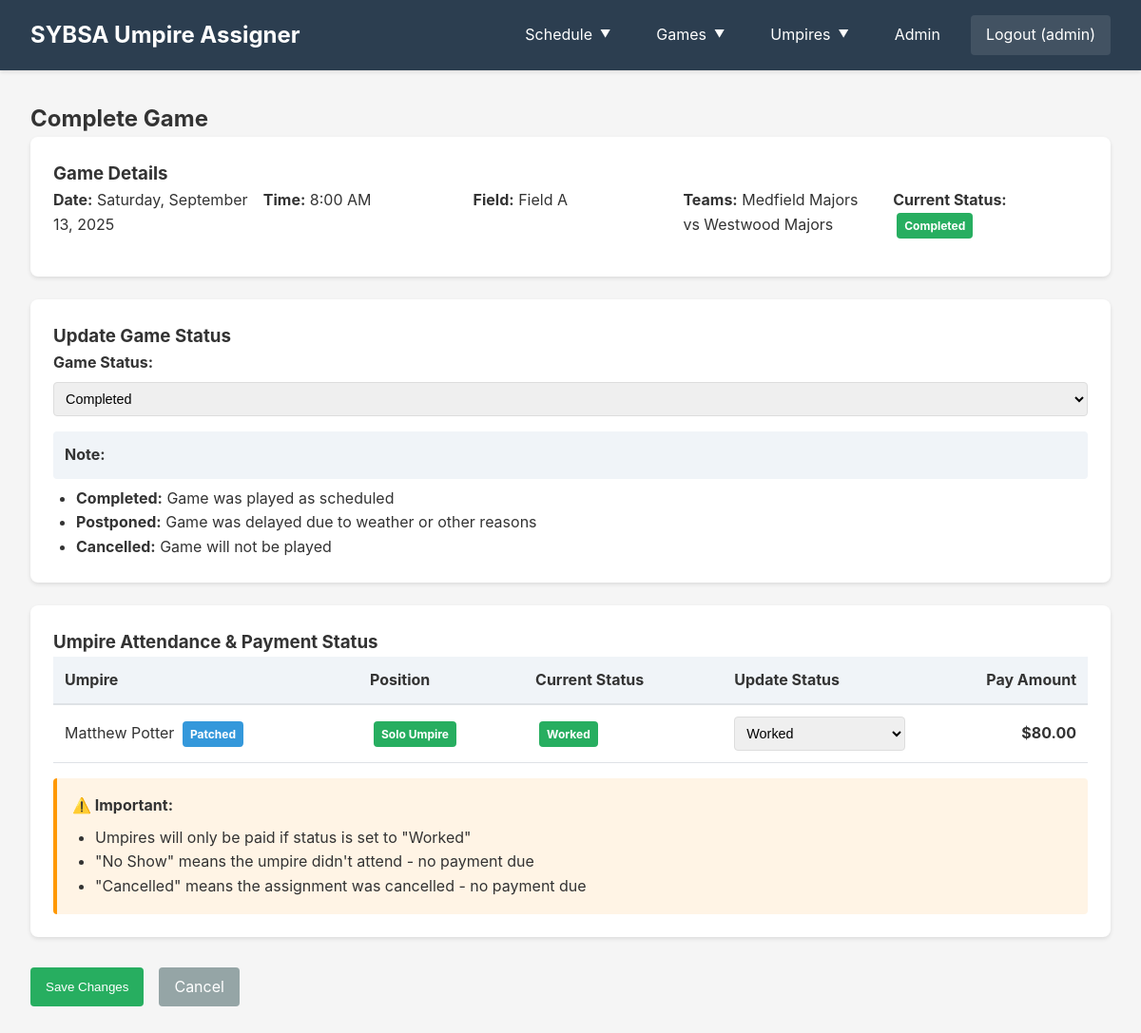
The app's page /games/5/complete/ (signed in), older data.
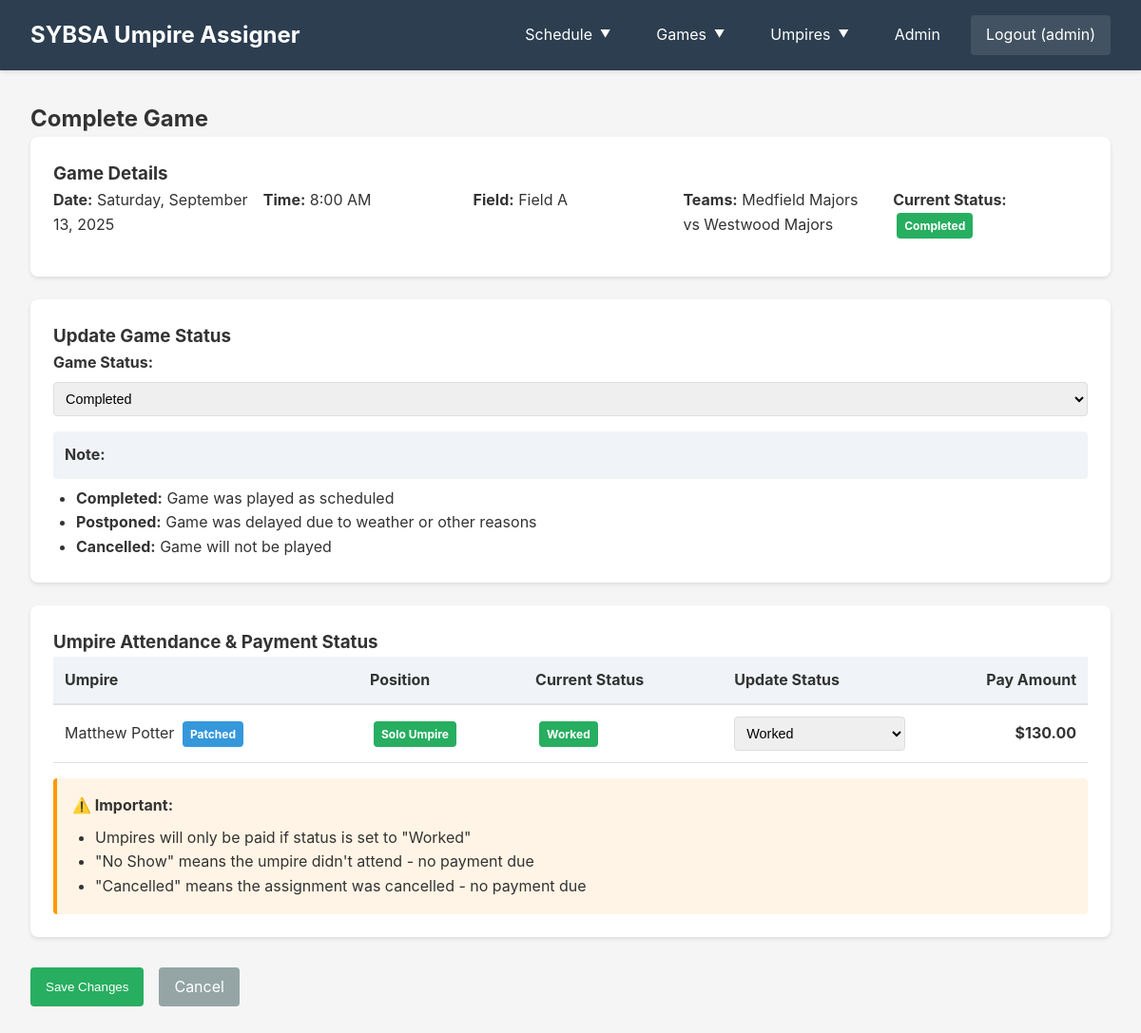
The same page, newer data.
### assignments/models.py (models this page shows, shortened)
class UmpireAssignment(models.Model):
    POSITION_CHOICES = [
        ('plate', 'Plate Umpire'),
        ('base', 'Base Umpire'),
        ('solo', 'Solo Umpire'),
    ]
    WORKED_STATUS_CHOICES = [
        ('assigned', 'Assigned'),
        ('worked', 'Worked'),
        ('no_show', 'No Show'),
        ('cancelled', 'Cancelled'),
    ]
    game = models.ForeignKey(Game, on_delete=models.CASCADE, related_name='assignments')
    umpire = models.ForeignKey(Umpire, on_delete=models.CASCADE, related_name='assignments')
    position = models.CharField(max_length=10, choices=POSITION_CHOICES)
    worked_status = models.CharField(max_length=20, choices=WORKED_STATUS_CHOICES, default='assigned')
    pay_amount = models.DecimalField(max_digits=6, decimal_places=2, default=0)
    class Meta:
        verbose_name = "Umpire Assignment"
        verbose_name_plural = "Umpire Assignments"
        unique_together = ['game', 'umpire']
    def calculate_pay(self):
        from .utils import get_pay_rate
        if self.worked_status in ['assigned', 'worked']:
            return get_pay_rate(self.umpire.patched, self.position)
        return Decimal('0.00')

class Umpire(models.Model):
    user = models.OneToOneField(User, on_delete=models.SET_NULL, null=True, blank=True, related_name='umpire_profile')
    first_name = models.CharField(max_length=50)
    last_name = models.CharField(max_length=50)
    email = models.EmailField(unique=True)
    phone = models.CharField(validators=[phone_regex], max_length=17)
    adult = models.BooleanField(default=False)
    patched = models.BooleanField(default=False)
    is_assigner = models.BooleanField(default=False, help_text="External assigner service - can be booked for multiple games at same time")
    class Meta:
        verbose_name = "Umpire"
        verbose_name_plural = "Umpires"
    def __str__(self):
        if self.is_assigner:
            return f"{self.first_name} {self.last_name} (Assigner)"
        return f"{self.first_name} {self.last_name}"

### assignments/views.py (the view, shortened to what this page needs)
# urls.py: path('games/<int:game_id>/complete/', views.complete_game, name='complete_game'),
@admin_required
def complete_game(request, game_id):
    game = get_object_or_404(Game, id=game_id)
    context = {
        'game': game,
        'assignments': game.assignments.all().select_related('umpire'),
        'status_choices': Game.STATUS_CHOICES,
        'worked_status_choices': UmpireAssignment.WORKED_STATUS_CHOICES,
    }
    return render(request, 'assignments/complete_game.html', context)

### assignments/models.py (called while the page is built)
    def __str__(self):
        return self.name

    def __str__(self):
        if self.name:
            return f"{self.town} {self.level} - {self.name}"
        return f"{self.town} {self.level}"

### assignments/utils.py (called while the page is built)
def get_pay_rate(is_patched, position):
    try:
        pay_rate = PayRate.objects.latest('effective_date')
    except PayRate.DoesNotExist:
        pay_rate = PayRate.objects.create()
    if position == 'solo':
        if is_patched:
            return pay_rate.solo_patched
        else:
            return pay_rate.solo_unpatched
    elif position == 'plate':
        if is_patched:
            return pay_rate.plate_patched
        else:
            return pay_rate.plate_unpatched
    elif position == 'base':
        return pay_rate.base_unpatched
    return Decimal('0.00')

### assignments/views.py (called while the page is built)
def admin_required(view_func):
    @wraps(view_func)
    @login_required
    def wrapped_view(request, *args, **kwargs):
        if not request.user.is_staff:
            messages.error(request, 'You must be an administrator to access this page.')
            return redirect('weekly_schedule')
        return view_func(request, *args, **kwargs)
    return wrapped_view

### assignments/templates/assignments/complete_game.html (shortened to what the changed rows need)
{% extends 'assignments/base.html' %}
{% block content %}
<h2>Complete Game</h2>
<form method="post" id="complete-game-form">
    <div class="card">
        {% if assignments %}
        <table style="width: 100%; border-collapse: collapse;">
            <thead>
                <tr style="background-color: #f0f4f8;">
                    <th style="padding: 0.75rem; text-align: left; border-bottom: 2px solid #dee2e6;">Umpire</th>
                    <th style="padding: 0.75rem; text-align: left; border-bottom: 2px solid #dee2e6;">Position</th>
                    <th style="padding: 0.75rem; text-align: left; border-bottom: 2px solid #dee2e6;">Current Status</th>
                    <th style="padding: 0.75rem; text-align: left; border-bottom: 2px solid #dee2e6;">Update Status</th>
                    <th style="padding: 0.75rem; text-align: right; border-bottom: 2px solid #dee2e6;">Pay Amount</th>
                </tr>
            </thead>
            <tbody>
                {% for assignment in assignments %}
                <tr>
                    <td style="padding: 0.75rem; border-bottom: 1px solid #dee2e6;">
                        {{ assignment.umpire }}
                        {% if assignment.umpire.patched %}
                            <span class="badge badge-info">Patched</span>
                        {% endif %}
                    </td>
                    <td style="padding: 0.75rem; border-bottom: 1px solid #dee2e6;">
                        <span class="badge {% if assignment.position == 'plate' %}badge-info{% elif assignment.position == 'base' %}badge-warning{% else %}badge-success{% endif %}">
                            {{ assignment.get_position_display }}
                        </span>
                    </td>
                    <td style="padding: 0.75rem; border-bottom: 1px solid #dee2e6;">
                        <span class="badge {% if assignment.worked_status == 'worked' %}badge-success{% elif assignment.worked_status == 'no_show' %}badge-danger{% elif assignment.worked_status == 'cancelled' %}badge-warning{% else %}badge-info{% endif %}">
                            {{ assignment.get_worked_status_display }}
                        </span>
                    </td>
                    <td style="padding: 0.75rem; border-bottom: 1px solid #dee2e6;">
                        <select name="worked_status_{{ assignment.id }}" class="form-input worked-status-select" data-assignment-id="{{ assignment.id }}">
                            <option value="worked" {% if assignment.worked_status == 'worked' %}selected{% endif %}>Worked</option>
                        </select>
                    </td>
                    <td style="padding: 0.75rem; text-align: right; border-bottom: 1px solid #dee2e6; font-weight: bold;">
                        <span class="pay-amount" data-assignment-id="{{ assignment.id }}" data-base-pay="{{ assignment.calculate_pay }}">
                            ${{ assignment.pay_amount|floatformat:2 }}
                        </span>
                    </td>
                </tr>
                {% endfor %}
            </tbody>
        </table>
        {% else %}
        <p>No umpires assigned to this game.</p>
        {% endif %}
    </div>
</form>
{% endblock %}

Row changes from the older to the newer data that the page shows:
changed UmpireAssignment "Solo Umpire": pay_amount "80.00" → "130.00"
